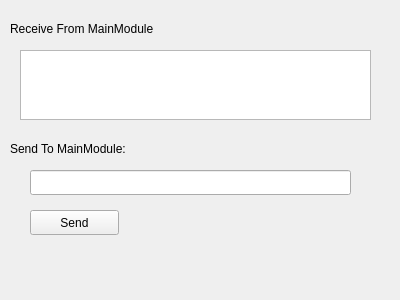
<?xml version="1.0" encoding="UTF-8"?>
<ui version="4.0">
 <class>TestWidget</class>
 <widget class="QWidget" name="TestWidget">
  <property name="geometry">
   <rect>
    <x>0</x>
    <y>0</y>
    <width>400</width>
    <height>300</height>
   </rect>
  </property>
  <property name="windowTitle">
   <string>Form</string>
  </property>
  <widget class="QLabel" name="label">
   <property name="geometry">
    <rect>
     <x>10</x>
     <y>20</y>
     <width>201</width>
     <height>17</height>
    </rect>
   </property>
   <property name="text">
    <string>Receive From MainModule</string>
   </property>
  </widget>
  <widget class="QTextEdit" name="txtFromMain">
   <property name="geometry">
    <rect>
     <x>20</x>
     <y>50</y>
     <width>351</width>
     <height>70</height>
    </rect>
   </property>
  </widget>
  <widget class="QLabel" name="label_2">
   <property name="geometry">
    <rect>
     <x>10</x>
     <y>140</y>
     <width>201</width>
     <height>17</height>
    </rect>
   </property>
   <property name="text">
    <string>Send To MainModule:</string>
   </property>
  </widget>
  <widget class="QLineEdit" name="txtSendToMainMdoule">
   <property name="geometry">
    <rect>
     <x>30</x>
     <y>170</y>
     <width>321</width>
     <height>25</height>
    </rect>
   </property>
  </widget>
  <widget class="QPushButton" name="btnSend">
   <property name="geometry">
    <rect>
     <x>30</x>
     <y>210</y>
     <width>89</width>
     <height>25</height>
    </rect>
   </property>
   <property name="text">
    <string>Send</string>
   </property>
  </widget>
 </widget>
 <resources/>
 <connections/>
</ui>
